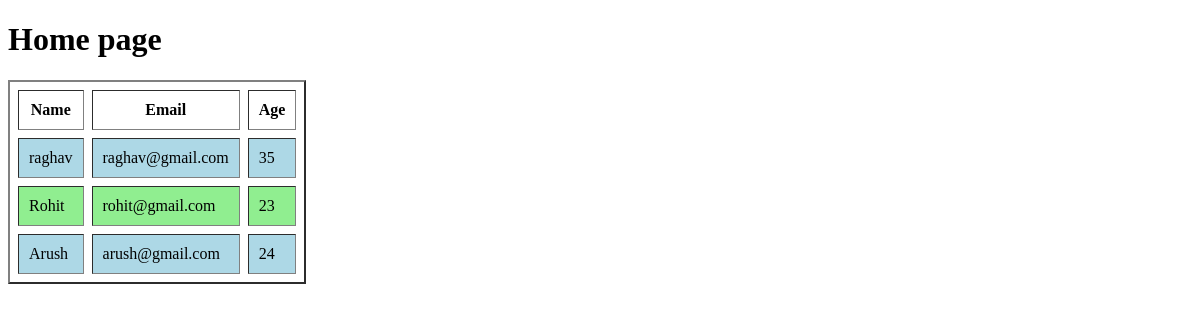
The app's page /, older data.
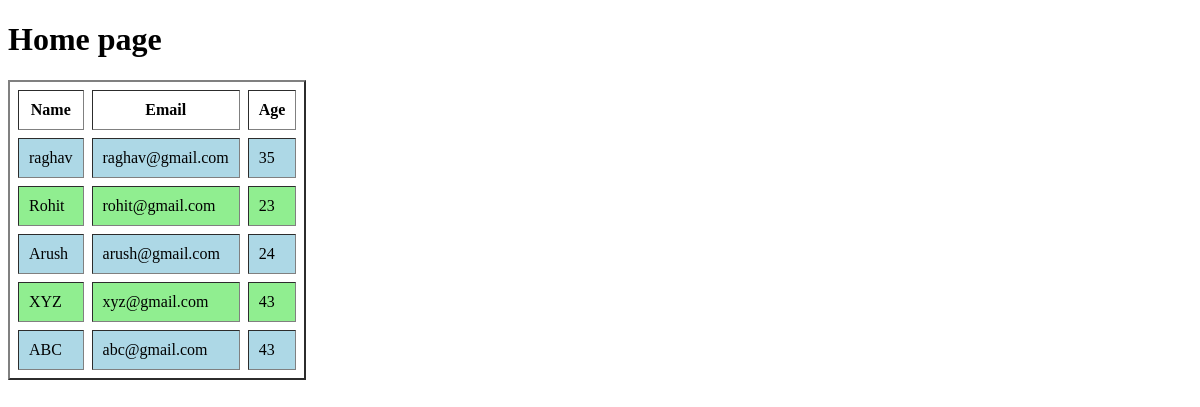
The same page, newer data.
### myapp/models.py (models this page shows, shortened)
class Student(models.Model):
    name = models.CharField(max_length=100);
    age = models.IntegerField();
    email = models.EmailField(unique=True);

### myapp/views.py (the view)
# urls.py: 2. Add a URL to urlpatterns:  path('', views.home, name='home')
def home(request):
    students = Student.objects.all();
    return render(request, "home.html", {"students": students});

### myapp/templates/home.html (shortened to what this page needs)
<!DOCTYPE html>
<html lang="en">
<head>
</head>
<body>
    <h1>Home page</h1>
    {% if students %}
    <table border="2" cellpadding="10" cellspacing="8">
        <tr>
            <th>Name</th>
            <th>Email</th>
            <th>Age</th>
        </tr>
        {% for s in students %}
        <tr style="background-color: {% cycle 'lightblue' 'lightgreen' %}">
            <td>{{s.name}}</td>
            <td>{{s.email}}</td>
            <td>{{s.age}}</td>
        </tr>
        {% endfor %}
    </table>
    {% endif %}
</body>
</html>

Row changes from the older to the newer data that the page shows:
added Student: name "XYZ", email "xyz@gmail.com", age "43"
added Student: name "ABC", email "abc@gmail.com", age "43"
